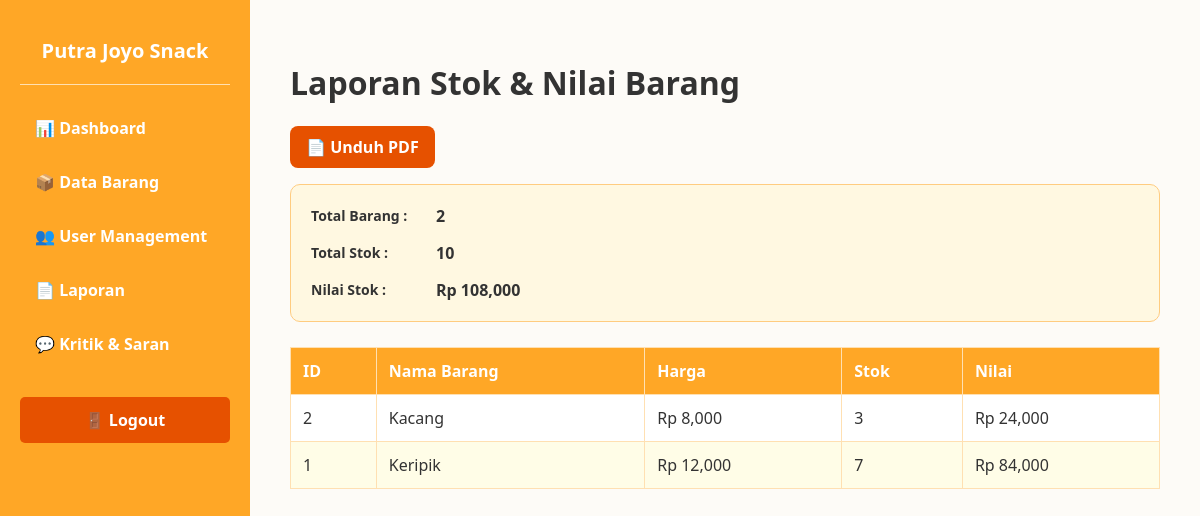
Screenshot of /admin/laporan with the database file from the repository.
### models/transaksi.py (models this page shows)
class Barang(db.Model):
    __tablename__ = 'barang'
    id = db.Column(db.Integer, primary_key=True)
    nama_barang = db.Column(db.String(100), nullable=False)
    harga = db.Column(db.Integer, nullable=False)
    stok = db.Column(db.Integer, nullable=False)
    satuan = db.Column(db.String(20), nullable=False)
    tanggal_masuk = db.Column(db.String(20), nullable=False)
    tanggal_kadaluarsa = db.Column(db.String(20), nullable=False)
    id_admin_fk = db.Column(db.String(50), nullable=False)

### app.py (the view)
@app.route("/admin/laporan")
def admin_laporan():
    total_barang = Barang.query.count()
    total_stok = Barang.query.with_entities(db.func.sum(Barang.stok)).scalar() or 0
    total_nilai = sum(item.harga * item.stok for item in Barang.query.all())
    return render_template(
        "admin/laporan.html",
        total_barang=total_barang,
        total_stok=total_stok,
        total_nilai=total_nilai,
        barang_list=Barang.query.order_by(Barang.id.desc()).all(),
    )

### templates/admin/laporan.html (shortened to what this page needs)
<!DOCTYPE html>
<html lang="id">
<head>
</head>
<body>
    <div class="sidebar">
        <h2>Putra Joyo Snack</h2>
        <hr style="border: 0; height: 1px; background: #FFE0B2; margin-bottom: 20px;">
        <a href="/admin/dashboard">📊 Dashboard</a>
        <a href="/admin/barang">📦 Data Barang</a>
        <a href="/admin/user">👥 User Management</a>
        <a href="/admin/laporan">📄 Laporan</a>
        <a href="/admin/kritik">💬 Kritik & Saran</a>
        <a class="logout-btn" href="/logout">🚪 Logout</a>
    </div>
    <div class="content">
        <h1>Laporan Stok & Nilai Barang</h1>
        <div style="margin-bottom: 16px;">
            <a href="/admin/laporan/download/pdf" style="display:inline-block; background:#E65100; color:white; padding:10px 16px; border-radius:8px; text-decoration:none; font-weight:bold;">📄 Unduh PDF</a>
        </div>
        <div class="filter-container">
            <div class="filter-row">
                <label>Total Barang :</label>
                <strong>{{ total_barang }}</strong>
            </div>
            <div class="filter-row">
                <label>Total Stok :</label>
                <strong>{{ total_stok }}</strong>
            </div>
            <div class="filter-row">
                <label>Nilai Stok :</label>
                <strong>Rp {{ "{:,.0f}".format(total_nilai) }}</strong>
            </div>
        </div>
        <table class="data-table">
            <thead>
                <tr>
                    <th>ID</th>
                    <th>Nama Barang</th>
                    <th>Harga</th>
                    <th>Stok</th>
                    <th>Nilai</th>
                </tr>
            </thead>
            <tbody>
                {% for barang in barang_list %}
                <tr>
                    <td>{{ barang.id }}</td>
                    <td>{{ barang.nama_barang }}</td>
                    <td>Rp {{ "{:,.0f}".format(barang.harga) }}</td>
                    <td>{{ barang.stok }}</td>
                    <td>Rp {{ "{:,.0f}".format(barang.harga * barang.stok) }}</td>
                </tr>
                {% else %}
                <tr>
                    <td colspan="5" style="text-align:center; color:#777;">Belum ada data barang.</td>
                </tr>
                {% endfor %}
            </tbody>
        </table>
    </div>
</body>
</html>

### templates/admin/laporan.html (style rules this page uses)
body { font-family: 'Segoe UI', Arial, sans-serif; margin: 0; display: flex; background-color: #FDFBF7; color: #333; }
.sidebar { width: 250px; background-color: #FFA726; height: 100vh; padding: 20px; box-sizing: border-box; color: white; position: fixed; }
.sidebar h2 { text-align: center; font-size: 20px; margin-bottom: 20px; }
.sidebar a { display: block; color: white; padding: 12px 15px; text-decoration: none; border-radius: 5px; margin-bottom: 8px; font-weight: bold; }
.sidebar .logout-btn { background-color: #E65100; margin-top: 30px; text-align: center; }
.content { margin-left: 250px; padding: 40px; width: calc(100% - 250px); box-sizing: border-box; }
.filter-container { background-color: #FFF8E1; padding: 20px; border-radius: 10px; margin-bottom: 25px; border: 1px solid #FFCC80; }
.filter-row { display: flex; align-items: center; gap: 15px; margin-bottom: 15px; }
.filter-row:last-child { margin-bottom: 0; }
.filter-row label { font-weight: bold; font-size: 14px; min-width: 110px; }
.data-table { width: 100%; border-collapse: collapse; background: white; margin-top: 15px; }
.data-table th, .data-table td { border: 1px solid #FFE0B2; padding: 12px; text-align: left; }
.data-table th { background-color: #FFA726; color: white; }
.data-table tr:nth-child(even) { background-color: #FFFDE7; }

### rows the page displays
Barang: id "2", nama_barang "Kacang", harga "8,000", stok "3", barang.harga*barang.stok "24,000"
Barang: id "1", nama_barang "Keripik", harga "12,000", stok "7", barang.harga*barang.stok "84,000"

### other values shown
{{ total_barang }} "2"
{{ total_stok }} "10"
{{ "{:,.0f}".format(total_nilai) }} "108,000"
